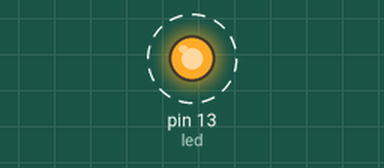
This sketch was run on a simulated Arduino Uno, built with avr-gcc and run on an emulated ATmega328P. Parts: output pins drawn as LEDs (lit = HIGH). Dashed ring = blinking. Random numbers use the default seed unless the sketch sets one; what the sketch prints to the serial monitor is not drawn.

Above: at 0.5 s.
Timing chart, 0 to 4.6 s (numbered marks = the images above):
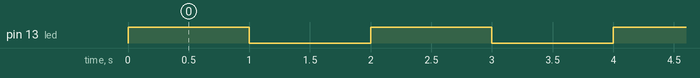

Measured:
- by itself, pin 13 (led): alternates HIGH for 1.0 s and LOW for 1.0 s

The sketch:

janken_s2.ino
```cpp
int led = 13;


void setup(){
  Serial.begin(9600);
  randomSeed(analogRead(0));
  pinMode(led, OUTPUT);
}

void loop(){
  int i= random(3);
  Serial.write(i);
  digitalWrite(led, HIGH);   // LEDをオン
  delay(1000);                  // 1秒待つ
  digitalWrite(led, LOW);    // LEDをオフ
  delay(1000);
}
```
